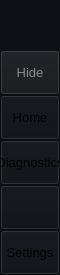
        <widget class="QFrame" name="leftMenuBg">
         <property name="minimumSize">
          <size>
           <width>60</width>
           <height>0</height>
          </size>
         </property>
         <property name="maximumSize">
          <size>
           <width>60</width>
           <height>16777215</height>
          </size>
         </property>
         <property name="frameShape">
          <enum>QFrame::NoFrame</enum>
         </property>
         <property name="frameShadow">
          <enum>QFrame::Raised</enum>
         </property>
         <layout class="QVBoxLayout" name="verticalLayout_3">
          <property name="spacing">
           <number>0</number>
          </property>
          <property name="leftMargin">
           <number>0</number>
          </property>
          <property name="topMargin">
           <number>0</number>
          </property>
          <property name="rightMargin">
           <number>0</number>
          </property>
          <property name="bottomMargin">
           <number>0</number>
          </property>
          <item>
           <widget class="QFrame" name="topLogoInfo">
            <property name="minimumSize">
             <size>
              <width>0</width>
              <height>50</height>
             </size>
            </property>
            <property name="maximumSize">
             <size>
              <width>16777215</width>
              <height>50</height>
             </size>
            </property>
            <property name="styleSheet">
             <string notr="true">background-color: rgb(13, 16, 21);</string>
            </property>
            <property name="frameShape">
             <enum>QFrame::NoFrame</enum>
            </property>
            <property name="frameShadow">
             <enum>QFrame::Raised</enum>
            </property>
            <widget class="QFrame" name="topLogo">
             <property name="geometry">
              <rect>
               <x>10</x>
               <y>5</y>
               <width>42</width>
               <height>42</height>
              </rect>
             </property>
             <property name="minimumSize">
              <size>
               <width>42</width>
               <height>42</height>
              </size>
             </property>
             <property name="maximumSize">
              <size>
               <width>42</width>
               <height>42</height>
              </size>
             </property>
             <property name="frameShape">
              <enum>QFrame::NoFrame</enum>
             </property>
             <property name="frameShadow">
              <enum>QFrame::Raised</enum>
             </property>
            </widget>
            <widget class="QLabel" name="titleLeftApp">
             <property name="geometry">
              <rect>
               <x>70</x>
               <y>8</y>
               <width>160</width>
               <height>20</height>
              </rect>
             </property>
             <property name="font">
              <font>
               <family>Segoe UI Semibold</family>
               <pointsize>12</pointsize>
               <italic>false</italic>
               <bold>false</bold>
              </font>
             </property>
             <property name="text">
              <string>mess2</string>
             </property>
             <property name="alignment">
              <set>Qt::AlignLeading|Qt::AlignLeft|Qt::AlignTop</set>
             </property>
            </widget>
            <widget class="QLabel" name="titleLeftDescription">
             <property name="geometry">
              <rect>
               <x>70</x>
               <y>27</y>
               <width>160</width>
               <height>16</height>
              </rect>
             </property>
             <property name="maximumSize">
              <size>
               <width>16777215</width>
               <height>16</height>
              </size>
             </property>
             <property name="font">
              <font>
               <family>Segoe UI</family>
               <pointsize>8</pointsize>
               <italic>false</italic>
               <bold>false</bold>
              </font>
             </property>
             <property name="text">
              <string>ace lab @ wpi</string>
             </property>
             <property name="alignment">
              <set>Qt::AlignLeading|Qt::AlignLeft|Qt::AlignTop</set>
             </property>
            </widget>
           </widget>
          </item>
          <item>
           <widget class="QFrame" name="leftMenuFrame">
            <property name="styleSheet">
             <string notr="true">background-color: rgb(13, 16, 21);</string>
            </property>
            <property name="frameShape">
             <enum>QFrame::NoFrame</enum>
            </property>
            <property name="frameShadow">
             <enum>QFrame::Raised</enum>
            </property>
            <layout class="QVBoxLayout" name="verticalMenuLayout">
             <property name="spacing">
              <number>0</number>
             </property>
             <property name="leftMargin">
              <number>0</number>
             </property>
             <property name="topMargin">
              <number>0</number>
             </property>
             <property name="rightMargin">
              <number>0</number>
             </property>
             <property name="bottomMargin">
              <number>0</number>
             </property>
             <item>
              <widget class="QFrame" name="toggleBox">
               <property name="maximumSize">
                <size>
                 <width>16777215</width>
                 <height>45</height>
                </size>
               </property>
               <property name="frameShape">
                <enum>QFrame::NoFrame</enum>
               </property>
               <property name="frameShadow">
                <enum>QFrame::Raised</enum>
               </property>
               <layout class="QVBoxLayout" name="verticalLayout_4">
                <property name="spacing">
                 <number>0</number>
                </property>
                <property name="leftMargin">
                 <number>0</number>
                </property>
                <property name="topMargin">
                 <number>0</number>
                </property>
                <property name="rightMargin">
                 <number>0</number>
                </property>
                <property name="bottomMargin">
                 <number>0</number>
                </property>
                <item>
                 <widget class="QPushButton" name="toggleButton">
                  <property name="sizePolicy">
                   <sizepolicy hsizetype="Expanding" vsizetype="Fixed">
                    <horstretch>0</horstretch>
                    <verstretch>0</verstretch>
                   </sizepolicy>
                  </property>
                  <property name="minimumSize">
                   <size>
                    <width>0</width>
                    <height>45</height>
                   </size>
                  </property>
                  <property name="palette">
                   <palette>
                    <active>
                     <colorrole role="WindowText">
                      <brush brushstyle="SolidPattern">
                       <color alpha="255">
                        <red>138</red>
                        <green>139</green>
                        <blue>141</blue>
                       </color>
                      </brush>
                     </colorrole>
                     <colorrole role="Button">
                      <brush brushstyle="SolidPattern">
                       <color alpha="255">
                        <red>21</red>
                        <green>23</green>
                        <blue>27</blue>
                       </color>
                      </brush>
                     </colorrole>
                     <colorrole role="Text">
                      <brush brushstyle="SolidPattern">
                       <color alpha="255">
                        <red>138</red>
                        <green>139</green>
                        <blue>141</blue>
                       </color>
                      </brush>
                     </colorrole>
                     <colorrole role="ButtonText">
                      <brush brushstyle="SolidPattern">
                       <color alpha="255">
                        <red>138</red>
                        <green>139</green>
                        <blue>141</blue>
                       </color>
                      </brush>
                     </colorrole>
                     <colorrole role="Base">
                      <brush brushstyle="SolidPattern">
                       <color alpha="255">
                        <red>21</red>
                        <green>23</green>
                        <blue>27</blue>
                       </color>
                      </brush>
                     </colorrole>
                     <colorrole role="Window">
                      <brush brushstyle="SolidPattern">
                       <color alpha="255">
                        <red>21</red>
                        <green>23</green>
                        <blue>27</blue>
                       </color>
                      </brush>
                     </colorrole>
                     <colorrole role="PlaceholderText">
                      <brush brushstyle="SolidPattern">
                       <color alpha="128">
                        <red>138</red>
                        <green>139</green>
                        <blue>141</blue>
                       </color>
                      </brush>
                     </colorrole>
                    </active>
                    <inactive>
                     <colorrole role="WindowText">
                      <brush brushstyle="SolidPattern">
                       <color alpha="255">
                        <red>138</red>
                        <green>139</green>
                        <blue>141</blue>
                       </color>
                      </brush>
                     </colorrole>
                     <colorrole role="Button">
                      <brush brushstyle="SolidPattern">
                       <color alpha="255">
                        <red>21</red>
                        <green>23</green>
                        <blue>27</blue>
                       </color>
                      </brush>
                     </colorrole>
                     <colorrole role="Text">
                      <brush brushstyle="SolidPattern">
                       <color alpha="255">
                        <red>138</red>
                        <green>139</green>
                        <blue>141</blue>
                       </color>
                      </brush>
                     </colorrole>
                     <colorrole role="ButtonText">
                      <brush brushstyle="SolidPattern">
                       <color alpha="255">
                        <red>138</red>
                        <green>139</green>
                        <blue>141</blue>
                       </color>
                      </brush>
                     </colorrole>
                     <colorrole role="Base">
                      <brush brushstyle="SolidPattern">
                       <color alpha="255">
                        <red>21</red>
                        <green>23</green>
                        <blue>27</blue>
                       </color>
                      </brush>
                     </colorrole>
                     <colorrole role="Window">
                      <brush brushstyle="SolidPattern">
                       <color alpha="255">
                        <red>21</red>
                        <green>23</green>
                        <blue>27</blue>
                       </color>
                      </brush>
                     </colorrole>
                     <colorrole role="PlaceholderText">
                      <brush brushstyle="SolidPattern">
                       <color alpha="128">
                        <red>138</red>
                        <green>139</green>
                        <blue>141</blue>
                       </color>
                      </brush>
                     </colorrole>
                    </inactive>
                    <disabled>
                     <colorrole role="WindowText">
                      <brush brushstyle="SolidPattern">
                       <color alpha="255">
                        <red>138</red>
                        <green>139</green>
                        <blue>141</blue>
                       </color>
                      </brush>
                     </colorrole>
                     <colorrole role="Button">
                      <brush brushstyle="SolidPattern">
                       <color alpha="255">
                        <red>21</red>
                        <green>23</green>
                        <blue>27</blue>
                       </color>
                      </brush>
                     </colorrole>
                     <colorrole role="Text">
                      <brush brushstyle="SolidPattern">
                       <color alpha="255">
                        <red>138</red>
                        <green>139</green>
                        <blue>141</blue>
                       </color>
                      </brush>
                     </colorrole>
                     <colorrole role="ButtonText">
                      <brush brushstyle="SolidPattern">
                       <color alpha="255">
                        <red>138</red>
                        <green>139</green>
                        <blue>141</blue>
                       </color>
                      </brush>
                     </colorrole>
                     <colorrole role="Base">
                      <brush brushstyle="SolidPattern">
                       <color alpha="255">
                        <red>21</red>
                        <green>23</green>
                        <blue>27</blue>
                       </color>
                      </brush>
                     </colorrole>
                     <colorrole role="Window">
                      <brush brushstyle="SolidPattern">
                       <color alpha="255">
                        <red>21</red>
                        <green>23</green>
                        <blue>27</blue>
                       </color>
                      </brush>
                     </colorrole>
                     <colorrole role="PlaceholderText">
                      <brush brushstyle="SolidPattern">
                       <color alpha="128">
                        <red>138</red>
                        <green>139</green>
                        <blue>141</blue>
                       </color>
                      </brush>
                     </colorrole>
                    </disabled>
                   </palette>
                  </property>
                  <property name="font">
                   <font>
                    <family>Segoe UI</family>
                    <pointsize>10</pointsize>
                    <italic>false</italic>
                    <bold>false</bold>
                   </font>
                  </property>
                  <property name="cursor">
                   <cursorShape>PointingHandCursor</cursorShape>
                  </property>
                  <property name="layoutDirection">
                   <enum>Qt::LeftToRight</enum>
                  </property>
                  <property name="styleSheet">
                   <string notr="true">background-image: url(:/icons/images/icons/icon_menu.png);
background-color: rgb(21, 23, 27);</string>
                  </property>
                  <property name="text">
                   <string>Hide</string>
                  </property>
                 </widget>
                </item>
               </layout>
              </widget>
             </item>
             <item alignment="Qt::AlignTop">
              <widget class="QFrame" name="topMenu">
               <property name="frameShape">
                <enum>QFrame::NoFrame</enum>
               </property>
               <property name="frameShadow">
                <enum>QFrame::Raised</enum>
               </property>
               <layout class="QVBoxLayout" name="verticalLayout_8">
                <property name="spacing">
                 <number>0</number>
                </property>
                <property name="leftMargin">
                 <number>0</number>
                </property>
                <property name="topMargin">
                 <number>0</number>
                </property>
                <property name="rightMargin">
                 <number>0</number>
                </property>
                <property name="bottomMargin">
                 <number>0</number>
                </property>
                <item>
                 <widget class="QPushButton" name="btn_home">
                  <property name="sizePolicy">
                   <sizepolicy hsizetype="Expanding" vsizetype="Fixed">
                    <horstretch>0</horstretch>
                    <verstretch>0</verstretch>
                   </sizepolicy>
                  </property>
                  <property name="minimumSize">
                   <size>
                    <width>0</width>
                    <height>45</height>
                   </size>
                  </property>
                  <property name="font">
                   <font>
                    <family>Segoe UI</family>
                    <pointsize>10</pointsize>
                    <italic>false</italic>
                    <bold>false</bold>
                   </font>
                  </property>
                  <property name="cursor">
                   <cursorShape>PointingHandCursor</cursorShape>
                  </property>
                  <property name="layoutDirection">
                   <enum>Qt::LeftToRight</enum>
                  </property>
                  <property name="styleSheet">
                   <string notr="true">background-image: url(:/icons/images/icons/cil-home.png);</string>
                  </property>
                  <property name="text">
                   <string>Home</string>
                  </property>
                 </widget>
                </item>
                <item>
                 <widget class="QPushButton" name="btn_diagnostics">
                  <property name="sizePolicy">
                   <sizepolicy hsizetype="Expanding" vsizetype="Fixed">
                    <horstretch>0</horstretch>
                    <verstretch>0</verstretch>
                   </sizepolicy>
                  </property>
                  <property name="minimumSize">
                   <size>
                    <width>0</width>
                    <height>45</height>
                   </size>
                  </property>
                  <property name="font">
                   <font>
                    <family>Segoe UI</family>
                    <pointsize>10</pointsize>
                    <italic>false</italic>
                    <bold>false</bold>
                   </font>
                  </property>
                  <property name="cursor">
                   <cursorShape>PointingHandCursor</cursorShape>
                  </property>
                  <property name="layoutDirection">
                   <enum>Qt::LeftToRight</enum>
                  </property>
                  <property name="styleSheet">
                   <string notr="true">background-image: url(:/icons/images/icons/cil-rss.png);</string>
                  </property>
                  <property name="text">
                   <string>Diagnostics</string>
                  </property>
                 </widget>
                </item>
                <item>
                 <widget class="QPushButton" name="btn_planner">
                  <property name="enabled">
                   <bool>false</bool>
                  </property>
                  <property name="sizePolicy">
                   <sizepolicy hsizetype="Expanding" vsizetype="Fixed">
                    <horstretch>0</horstretch>
                    <verstretch>0</verstretch>
                   </sizepolicy>
                  </property>
                  <property name="minimumSize">
                   <size>
                    <width>0</width>
                    <height>45</height>
                   </size>
                  </property>
                  <property name="font">
                   <font>
                    <family>Segoe UI</family>
                    <pointsize>10</pointsize>
                    <italic>false</italic>
                    <bold>false</bold>
                   </font>
                  </property>
                  <property name="cursor">
                   <cursorShape>PointingHandCursor</cursorShape>
                  </property>
                 </widget>
                </item>
               </layout>
              </widget>
             </item>
             <item alignment="Qt::AlignBottom">
              <widget class="QFrame" name="bottomMenu">
               <property name="frameShape">
                <enum>QFrame::NoFrame</enum>
               </property>
               <property name="frameShadow">
                <enum>QFrame::Raised</enum>
               </property>
               <layout class="QVBoxLayout" name="verticalLayout_9">
                <property name="spacing">
                 <number>0</number>
                </property>
                <property name="leftMargin">
                 <number>0</number>
                </property>
                <property name="topMargin">
                 <number>0</number>
                </property>
                <property name="rightMargin">
                 <number>0</number>
                </property>
                <property name="bottomMargin">
                 <number>0</number>
                </property>
                <item>
                 <widget class="QPushButton" name="btn_settings">
                  <property name="sizePolicy">
                   <sizepolicy hsizetype="Expanding" vsizetype="Fixed">
                    <horstretch>0</horstretch>
                    <verstretch>0</verstretch>
                   </sizepolicy>
                  </property>
                  <property name="minimumSize">
                   <size>
                    <width>0</width>
                    <height>45</height>
                   </size>
                  </property>
                  <property name="font">
                   <font>
                    <family>Segoe UI</family>
                    <pointsize>10</pointsize>
                    <italic>false</italic>
                    <bold>false</bold>
                   </font>
                  </property>
                  <property name="cursor">
                   <cursorShape>PointingHandCursor</cursorShape>
                  </property>
                  <property name="layoutDirection">
                   <enum>Qt::LeftToRight</enum>
                  </property>
                  <property name="styleSheet">
                   <string notr="true">background-image: url(:/icons/images/icons/icon_settings.png);</string>
                  </property>
                  <property name="text">
                   <string>Settings</string>
                  </property>
                 </widget>
                </item>
               </layout>
              </widget>
             </item>
            </layout>
           </widget>
          </item>
         </layout>
        </widget>
